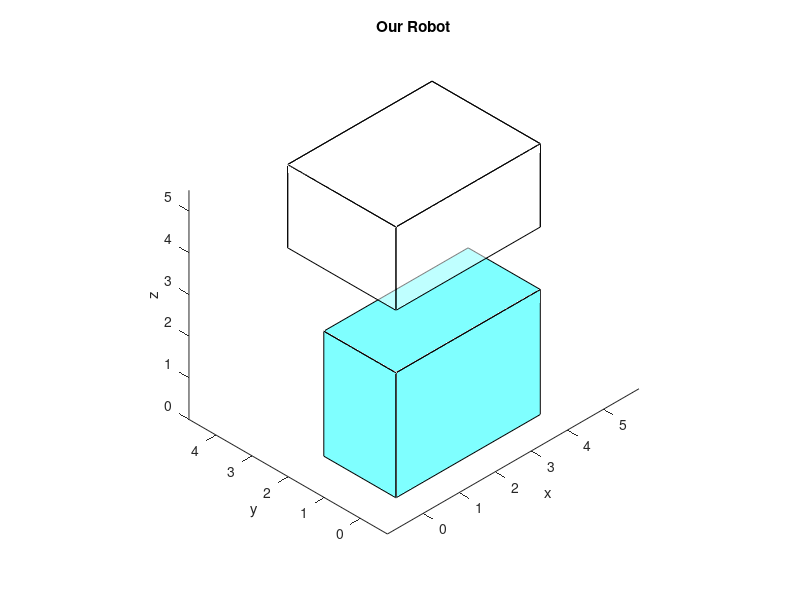

MATLAB code for this plot:
%{
function Lab_E(input)
%Test Function, enter one value (input) and it will return with a sentence
fprintf('My variable has the value %d \n',input)
end
%}

%{
function Lab_E(input)

if (input == 1)
    figure(1);
    plot([1, 2, 3, 4],[10, 100, 300, -22]);
    
elseif (input == 2)
    figure(1);
    plot([1, 2, 3, 4],[40,50,60,80]);
    
else
    disp('Error!  The user selected a wrong number.  Choose 1 or 2.')
end
end
%}

%Variables
figure(1)
clf(1,'reset')
a = 30;

baseside_x = [0 0 0 0];
baseside_y = [0 0 2 2];
baseside_z = [0 3 3 0];
patch(baseside_x,baseside_y,baseside_z,'cyan','FaceAlpha',0.5)
 
basefront_x = [0 4 4 0];
basefront_y = [0 0 0 0];
basefront_z = [0 0 3 3];
patch(basefront_x,basefront_y,basefront_z,'cyan','FaceAlpha',0.5)
 
basetop_x = [0 4 4 0];
basetop_y = [0 0 2 2];
basetop_z = [3 3 3 3];
patch(basetop_x,basetop_y,basetop_z,'cyan','FaceAlpha',0.5)
 
%Top

topside_x = [1 1 1 1];
topside_y = [1 1 4 4];
topside_z = [3 5 5 3];
patch(topside_x,topside_y,topside_z+0.5,'white','FaceAlpha',0.5)
 
topfront_x = [1 5 5 1];
topfront_y = [1 1 1 1];
topfront_z = [3 3 5 5];
patch(topfront_x,topfront_y,topfront_z+0.5,'white','FaceAlpha',0.5)
 
toptop_x = [1 5 5 1];
toptop_y = [1 1 4 4];
toptop_z = [5 5 5 5];
patch(toptop_x,toptop_y,toptop_z+0.5,'white','FaceAlpha',0.5)
 
topsidefar_x = [5 5 5 5];
topsidefar_y = [1 1 4 4];
topsidefar_z = [3 5 5 3];
patch(topsidefar_x,topsidefar_y,topsidefar_z+0.5,'white','FaceAlpha',0.5)
 
topback_x = [1 5 5 1];
topback_y = [4 4 4 4];
topback_z = [3 3 5 5];
patch(topback_x,topback_y,topback_z+0.5,'white','FaceAlpha',0.5)

%patch([1 5*cosd(a) 5*cosd(a)-4*sind(a) -1*cosd(a)],[1 5*sind(a) 5*sind(a)+4*cosd(a) 5.5*sind(90-a)],[5.5 5.5 5.5 5.5], 'blue', 'FaceAlpha',0.5)

axis ('equal')
view ([-1 -1 1])
xlabel ('x')
ylabel ('y')
zlabel('z')
title("Our Robot")
